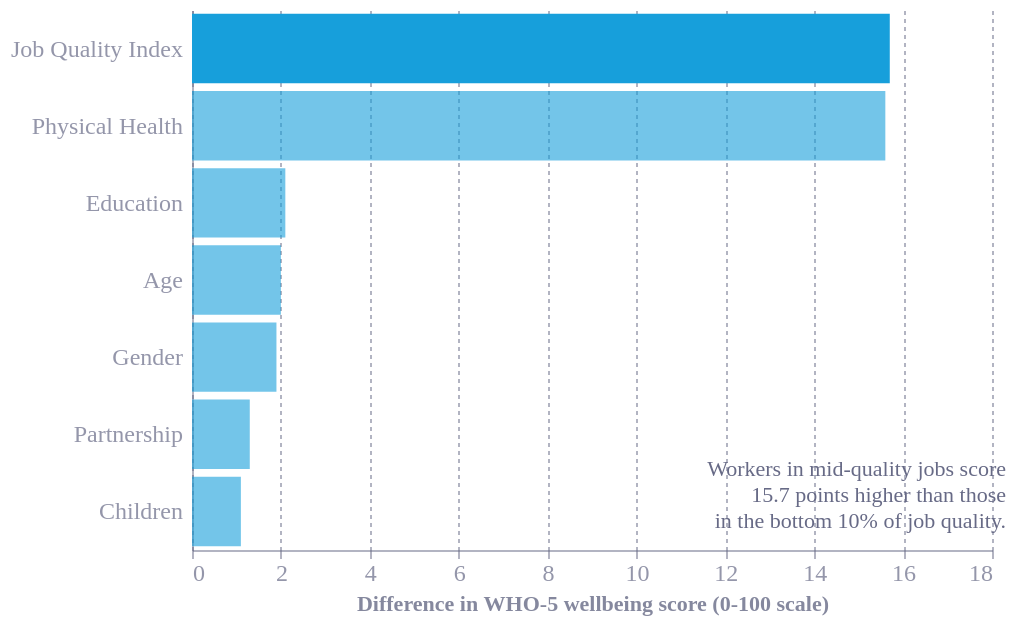

The Vega-Lite source for this figure:
### Vega-Lite specification from a JSON file in a GitHub repository (floating-point values rounded to 4 significant figures)
{"$schema": "https://vega.github.io/schema/vega-lite/v6.4.1.json", "config": {"font": "Circular Std", "text": {"color": "#676A86", "align": "left", "baseline": "middle", "dx": 7, "dy": 0, "fontSize": 11}, "view": {"stroke": null, "continuousWidth": 400, "continuousHeight": 300, "discreteWidth": 400, "discreteHeight": 300}, "range": {"category": ["#36B7B4", "#E6224B", "#F4C245", "#0063AF", "#00A767", "#179FDB", "#EB5C2E"], "diverging": ["#E6224B", "#E54753", "#C9C9C9", "#179FDB", "#122B39"], "heatmap": ["#C9C9C9", "#179FDB", "#0063AF", "#122B39"], "ordinal": ["#00A767", "#36B7B4", "#179FDB", "#0063AF", "#243B5A"]}, "bar": {"color": "#179fdb"}, "line": {"color": "#e6224b"}, "rule": {"color": "#676A86"}, "area": {"opacity": 0.3}, "point": {"filled": true, "size": 80, "color": "#e6224b", "opacity": 0.95}, "geoshape": {"stroke": "white", "strokeWidth": 0.3}, "rect": {"fill": "#d6d4d4", "opacity": 0.3}, "axis": {"labelColor": "#676A86", "labelFontSize": 12, "labelFont": "Circular Std", "labelOpacity": 0.7, "tickColor": "#676A86", "tickOpacity": 0.5, "domainColor": "#676A86", "domainOpacity": 0.5, "gridColor": "#676A86", "gridDash": [2, 2], "gridOpacity": 0.5, "title": null, "titleColor": "#676A86", "titleOpacity": 0.8, "tickSize": 4}, "axisXDiscrete": {"grid": false, "labelAngle": 0, "tickCount": 10, "tickOpacity": 0.5, "title": null}, "axisYDiscrete": {"ticks": false, "labelPadding": 5}, "axisXTemporal": {"grid": false, "ticks": true}, "axisXQuantitative": {"grid": true}, "axisYQuantitative": {"gridColor": "#676A86", "gridDash": [1, 5], "gridOpacity": 0.5, "ticks": false, "labelPadding": 5, "tickCount": 8, "titleAngle": 0, "titleAlign": "left", "titleBaseline": "bottom", "titleX": 0, "titleY": -5}, "title": {"color": "#676A86E6", "subtitleColor": "#676A86", "font": "Circular Std", "subtitleFont": "Circular Std", "anchor": "start", "fontSize": 14, "subtitleFontSize": 12, "subtitlePadding": 4, "offset": 0, "frame": "group"}, "legend": {"titleColor": "#122b39", "title": null, "labelColor": "#122b39", "labelFontSize": 11}, "tooltipFormat": {"numberFormat": ".1f"}}, "encoding": {"y": {"field": "category", "title": null, "type": "nominal", "sort": {"field": "wellbeing_gap", "op": "max", "order": "descending"}}}, "layer": [{"params": [{"name": "hover", "select": {"type": "point", "on": "pointerover", "fields": ["category"], "clear": "false"}, "value": [{"category": "Job Quality Index"}]}], "mark": {"type": "bar", "tooltip": {"expr": "datum.note + '\\nGap: ' + format(datum.wellbeing_gap, '.1f')"}}, "encoding": {"x": {"field": "wellbeing_gap", "type": "quantitative", "title": "Difference in WHO-5 wellbeing score (0-100 scale)", "scale": {"domain": [0, 18]}}, "opacity": {"condition": {"param": "hover"}, "value": 0.6}}}, {"mark": {"type": "text", "align": "right", "yOffset": -40, "lineBreak": "\n"}, "transform": [{"filter": {"param": "hover", "empty": false}}], "encoding": {"text": {"field": "label"}, "x": {"value": "width"}, "y": {"value": "height"}}}], "resolve": {"scale": {"y": "shared"}}, "data": {"name": "data-d33b993fa2df22690738c9d14808bc97"}, "height": 270, "width": 400, "datasets": {"data-d33b993fa2df22690738c9d14808bc97": [{"category": "Job Quality Index", "high": 16.48, "low": 14.9, "wellbeing_gap": 15.7, "note": "Middle job quality versus bottom 10%", "label": "Workers in mid-quality jobs score\n15.7 points higher than those\nin the bottom 10% of job quality."}, {"category": "Physical Health", "high": 15.87, "low": 15.24, "wellbeing_gap": 15.6, "note": "Good versus poor physical health", "label": "Workers in good physical health\nscore 15.6 points higher than\nthose in poor physical health."}, {"category": "Education", "high": 2.355, "low": 1.745, "wellbeing_gap": 2.1, "note": "University-educated versus others", "label": "University-educated workers\nscore 2.1 points higher than\nother workers."}, {"category": "Age", "high": 2.336, "low": 1.706, "wellbeing_gap": 2.0, "note": "Other ages versus age 45-54", "label": "Workers outside age 45-54\nscore 2.0 points higher than\nworkers aged 45-54."}, {"category": "Gender", "high": 2.139, "low": 1.587, "wellbeing_gap": 1.9, "note": "Men versus women", "label": "Men score 1.9 points\nhigher than women."}, {"category": "Partnership", "high": 1.627, "low": 0.8784, "wellbeing_gap": 1.3, "note": "Partnered versus single", "label": "Partnered workers score\n1.3 points higher than\nsingle workers."}, {"category": "Children", "high": 1.43, "low": 0.6617, "wellbeing_gap": 1.1, "note": "No child under 16 versus any child under 16", "label": "Workers with no child under 16\nscore 1.1 points higher than\nthose with children under 16."}]}}
